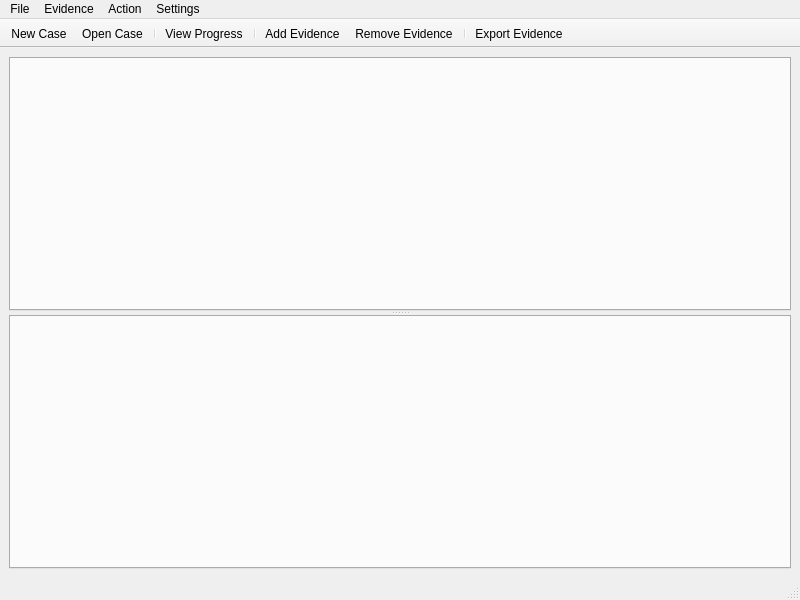
<?xml version="1.0" encoding="UTF-8"?>
<ui version="4.0">
 <class>WombatForensics</class>
 <widget class="QMainWindow" name="WombatForensics">
  <property name="geometry">
   <rect>
    <x>0</x>
    <y>0</y>
    <width>800</width>
    <height>600</height>
   </rect>
  </property>
  <property name="windowTitle">
   <string>WombatForensics</string>
  </property>
  <widget class="QWidget" name="centralwidget">
   <layout class="QVBoxLayout" name="verticalLayout">
    <item>
     <widget class="QSplitter" name="splitter">
      <property name="orientation">
       <enum>Qt::Vertical</enum>
      </property>
      <property name="childrenCollapsible">
       <bool>false</bool>
      </property>
      <widget class="QTabWidget" name="fileViewTabWidget">
       <property name="sizePolicy">
        <sizepolicy hsizetype="Expanding" vsizetype="Expanding">
         <horstretch>0</horstretch>
         <verstretch>0</verstretch>
        </sizepolicy>
       </property>
       <property name="maximumSize">
        <size>
         <width>16777215</width>
         <height>467</height>
        </size>
       </property>
      </widget>
      <widget class="QTabWidget" name="fileInfoTabWidget">
       <property name="currentIndex">
        <number>-1</number>
       </property>
      </widget>
     </widget>
    </item>
   </layout>
  </widget>
  <widget class="QMenuBar" name="mainMenubar">
   <property name="geometry">
    <rect>
     <x>0</x>
     <y>0</y>
     <width>800</width>
     <height>19</height>
    </rect>
   </property>
   <property name="acceptDrops">
    <bool>true</bool>
   </property>
   <widget class="QMenu" name="menuFile">
    <property name="title">
     <string>File</string>
    </property>
    <addaction name="actionNew_Case"/>
    <addaction name="actionOpen_Case"/>
    <addaction name="separator"/>
    <addaction name="actionView_Progress"/>
    <addaction name="separator"/>
    <addaction name="actionExit"/>
   </widget>
   <widget class="QMenu" name="menuEvidence">
    <property name="title">
     <string>Evidence</string>
    </property>
    <addaction name="actionAdd_Evidence"/>
    <addaction name="actionRemove_Evidence"/>
    <addaction name="separator"/>
   </widget>
   <widget class="QMenu" name="menuAction">
    <property name="title">
     <string>Action</string>
    </property>
    <addaction name="actionExport_Evidence"/>
   </widget>
   <widget class="QMenu" name="menuSettings">
    <property name="title">
     <string>Settings</string>
    </property>
    <addaction name="actionManage_OmniViewer"/>
   </widget>
   <addaction name="menuFile"/>
   <addaction name="menuEvidence"/>
   <addaction name="menuAction"/>
   <addaction name="menuSettings"/>
  </widget>
  <widget class="QStatusBar" name="mainStatusbar"/>
  <widget class="QToolBar" name="mainToolBar">
   <property name="windowTitle">
    <string>toolBar</string>
   </property>
   <property name="movable">
    <bool>false</bool>
   </property>
   <property name="allowedAreas">
    <set>Qt::TopToolBarArea</set>
   </property>
   <property name="floatable">
    <bool>false</bool>
   </property>
   <attribute name="toolBarArea">
    <enum>TopToolBarArea</enum>
   </attribute>
   <attribute name="toolBarBreak">
    <bool>false</bool>
   </attribute>
   <addaction name="actionNew_Case"/>
   <addaction name="actionOpen_Case"/>
   <addaction name="separator"/>
   <addaction name="actionView_Progress"/>
   <addaction name="separator"/>
   <addaction name="actionAdd_Evidence"/>
   <addaction name="actionRemove_Evidence"/>
   <addaction name="separator"/>
   <addaction name="actionExport_Evidence"/>
  </widget>
  <action name="actionNew_Case">
   <property name="icon">
    <iconset>
     <normaloff>:/newcase</normaloff>:/newcase</iconset>
   </property>
   <property name="text">
    <string>New Case</string>
   </property>
  </action>
  <action name="actionOpen_Case">
   <property name="icon">
    <iconset>
     <normaloff>:/opencase</normaloff>:/opencase</iconset>
   </property>
   <property name="text">
    <string>Open Case</string>
   </property>
  </action>
  <action name="actionView_Progress">
   <property name="checkable">
    <bool>true</bool>
   </property>
   <property name="icon">
    <iconset>
     <normaloff>:/progresswindow/window</normaloff>:/progresswindow/window</iconset>
   </property>
   <property name="text">
    <string>View Progress...</string>
   </property>
  </action>
  <action name="actionExit">
   <property name="text">
    <string>Exit</string>
   </property>
  </action>
  <action name="actionAdd_Evidence">
   <property name="icon">
    <iconset>
     <normaloff>:/basic/addevidence</normaloff>:/basic/addevidence</iconset>
   </property>
   <property name="text">
    <string>Add Evidence</string>
   </property>
  </action>
  <action name="actionRemove_Evidence">
   <property name="icon">
    <iconset>
     <normaloff>:/basic/remevidence</normaloff>:/basic/remevidence</iconset>
   </property>
   <property name="text">
    <string>Remove Evidence</string>
   </property>
  </action>
  <action name="actionExport_Evidence">
   <property name="icon">
    <iconset>
     <normaloff>:/basic/export</normaloff>:/basic/export</iconset>
   </property>
   <property name="text">
    <string>Export Evidence</string>
   </property>
  </action>
  <action name="actionManage_OmniViewer">
   <property name="text">
    <string>Manage OmniViewer</string>
   </property>
  </action>
 </widget>
 <resources/>
 <connections>
  <connection>
   <sender>actionExit</sender>
   <signal>triggered()</signal>
   <receiver>WombatForensics</receiver>
   <slot>close()</slot>
   <hints>
    <hint type="sourcelabel">
     <x>-1</x>
     <y>-1</y>
    </hint>
    <hint type="destinationlabel">
     <x>399</x>
     <y>299</y>
    </hint>
   </hints>
  </connection>
  <connection>
   <sender>actionAdd_Evidence</sender>
   <signal>triggered()</signal>
   <receiver>WombatForensics</receiver>
   <slot>AddEvidence()</slot>
   <hints>
    <hint type="sourcelabel">
     <x>-1</x>
     <y>-1</y>
    </hint>
    <hint type="destinationlabel">
     <x>20</x>
     <y>20</y>
    </hint>
   </hints>
  </connection>
  <connection>
   <sender>actionRemove_Evidence</sender>
   <signal>triggered()</signal>
   <receiver>WombatForensics</receiver>
   <slot>RemEvidence()</slot>
   <hints>
    <hint type="sourcelabel">
     <x>-1</x>
     <y>-1</y>
    </hint>
    <hint type="destinationlabel">
     <x>20</x>
     <y>20</y>
    </hint>
   </hints>
  </connection>
  <connection>
   <sender>actionExport_Evidence</sender>
   <signal>triggered()</signal>
   <receiver>WombatForensics</receiver>
   <slot>ExportEvidence()</slot>
   <hints>
    <hint type="sourcelabel">
     <x>-1</x>
     <y>-1</y>
    </hint>
    <hint type="destinationlabel">
     <x>20</x>
     <y>20</y>
    </hint>
   </hints>
  </connection>
 </connections>
</ui>
